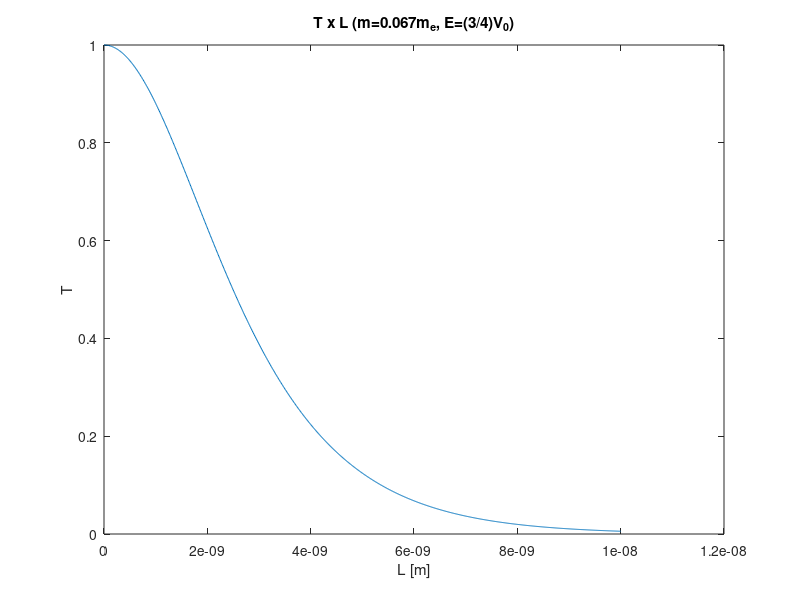

Reproduce this figure in MATLAB.
clear;
clc;

hbar = 6.62607015E-34/(2*pi);
me = 9.109E-31;
m = 0.067*me;
V0 = (224E-3)*(1.6022E-19);

eta = 3/4;
alpha = sqrt(2*m*V0*(1-eta))/hbar;

L = [0:1E-11:10E-9];
T = (1 + ((sinh(alpha.*L)).^2)./(4*eta.*(1-eta)) ).^-1;

fig = figure(1)
plot(L,T);
title('T x L (m=0.067m_{e}, E=(3/4)V_{0})');
xlabel('L [m]');
ylabel('T');
saveas(fig, 'q2d.png', 'png');
